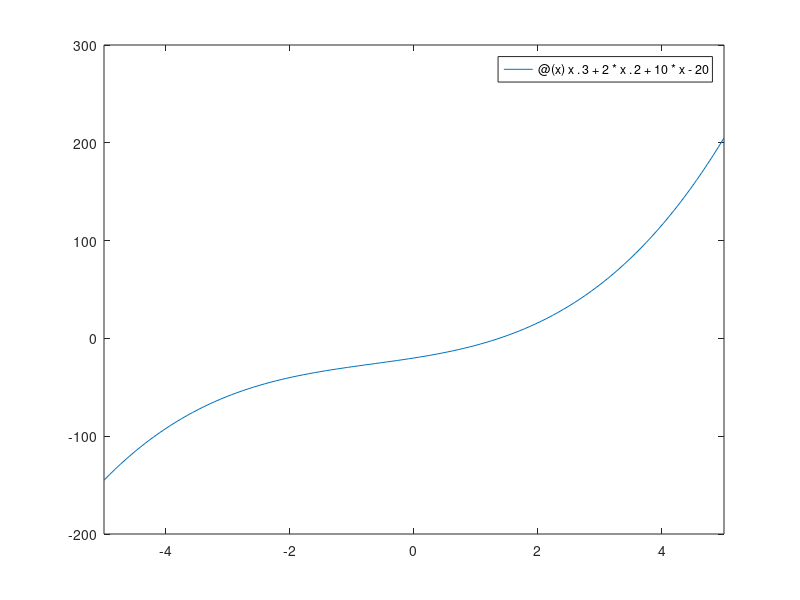

Write the MATLAB code that produced this figure. (Note: this script raises an error after producing the figure.)
clc
clear
format longG
fun = @(x)  x.^3 + 2*x.^2 + 10*x - 20;
low = [0,0,0,0,0,0];

high = [2.0,2.0,2.0,10.0,10.0,10.0];

tolerance = [1e-6,1e-8,1e-10,1e-6,1e-8,1e-10];

plot_it = 1;

figure(1)
fplot(fun)
hAxis = gca;
hAxis.XAxisLocation = 'origin';
hAxis.YAxisLocation = 'origin';

for n= 1:3
    ModRegulaFalsi(fun,low(n),high(n),tolerance(n),plot_it); 
    plot_it = plot_it + 2;
end

function ModRegulaFalsi(fun,x_l,x_u,tol,plot_it)
disp('Modified Regula Falsi')
title('Function')
x_0_vec = [];
errV = [];
errV(end+1) = 1;
maxIter = 50;
i = 2;
disp('Iter              low                     high                    x0                      fun(x0)');
while i<= maxIter
    y_l = fun(x_l);
    y_u = fun(x_u);
    
    x_r = (x_l*y_u - x_u * y_l)/(y_u-y_l);
    y_r = fun(x_r)
    
    if (y_l * y_r < 0)
        k = abs((2*y_r)/(x_u-x_r));
        d = ((1+k)*x_l*y_u-(x_u*y_l)) / ((1+k)*y_u - y_l);
        if fun(d)*y_l<0
            x_u=d;
        else
            x_u=x_r;
            x_l=d;
        end
        fprintf('%2i \t %.16f \t %.16f \t %.16f \t %.16f \n', i-1, x_l, x_u, d,fun(d)) ;
        x_0_vec(end+1) = d;
    else if (y_l * y_r > 0)
        k = abs((0.5*y_r)/(x_u-x_r)); 
        d = ((1+k)*x_u*y_l-(x_l*y_u)) / ((1+k)*y_l - y_u);
        if fun(d)*y_l<0
            x_l=d;
        else
            x_l=x_r;
            x_u=d;
        end
        fprintf('%2i \t %.16f \t %.16f \t %.16f \t %.16f \n', i-1, x_l, x_u, d,fun(d))     ;
        x_0_vec(end+1) = d;
    end
         
   end
   if abs(fun(d))<tol
       Root = d;
       break
   else
       i = i+1;
   end
end

iter = i-1
iterations= 1:iter;
figure(1)
subplot(3,2,plot_it)
plot(iterations,fun(x_0_vec(1:iter)))
title('Iteration vs fun(x)')
xlabel('Iterations');
ylabel('fun(x)');
subplot(3,2,plot_it + 1)
plot(iterations,x_0_vec)
title('Iteration vs X0')
xlabel('Iterations')
ylabel('x0')
end